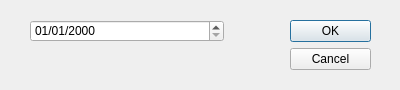
<?xml version="1.0" encoding="UTF-8"?>
<ui version="4.0">
 <class>Dialog</class>
 <widget class="QDialog" name="Dialog">
  <property name="geometry">
   <rect>
    <x>0</x>
    <y>0</y>
    <width>400</width>
    <height>90</height>
   </rect>
  </property>
  <property name="windowTitle">
   <string>Dialog</string>
  </property>
  <widget class="QDialogButtonBox" name="buttonBox">
   <property name="geometry">
    <rect>
     <x>290</x>
     <y>20</y>
     <width>81</width>
     <height>241</height>
    </rect>
   </property>
   <property name="orientation">
    <enum>Qt::Vertical</enum>
   </property>
   <property name="standardButtons">
    <set>QDialogButtonBox::Cancel|QDialogButtonBox::Ok</set>
   </property>
  </widget>
  <widget class="QDateTimeEdit" name="dateTimeEdit">
   <property name="geometry">
    <rect>
     <x>30</x>
     <y>20</y>
     <width>194</width>
     <height>22</height>
    </rect>
   </property>
   <property name="displayFormat">
    <string>dd/MM/yyyy</string>
   </property>
  </widget>
 </widget>
 <resources/>
 <connections>
  <connection>
   <sender>buttonBox</sender>
   <signal>accepted()</signal>
   <receiver>Dialog</receiver>
   <slot>accept()</slot>
   <hints>
    <hint type="sourcelabel">
     <x>248</x>
     <y>254</y>
    </hint>
    <hint type="destinationlabel">
     <x>157</x>
     <y>274</y>
    </hint>
   </hints>
  </connection>
  <connection>
   <sender>buttonBox</sender>
   <signal>rejected()</signal>
   <receiver>Dialog</receiver>
   <slot>reject()</slot>
   <hints>
    <hint type="sourcelabel">
     <x>316</x>
     <y>260</y>
    </hint>
    <hint type="destinationlabel">
     <x>286</x>
     <y>274</y>
    </hint>
   </hints>
  </connection>
 </connections>
</ui>
